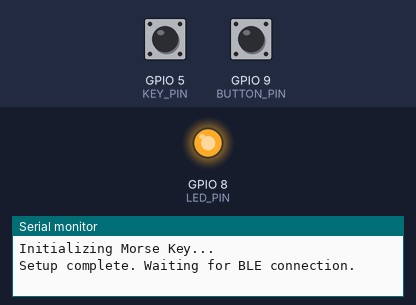
Recording of a program running on a simulated ESP32-C3. On the bench: output pins drawn as LEDs (lit = HIGH), the last lines printed to the serial monitor. The test bench sets the inputs (shaded band); at power-on: GPIO 9 (BUTTON_PIN) HIGH, GPIO 5 (KEY_PIN) HIGH. USB keyboard and mouse output is not drawn.

Above: at 3.7 s.
3.8 s: GPIO 9 (BUTTON_PIN) pulled LOW for 0.15 s
At 4.7 s:
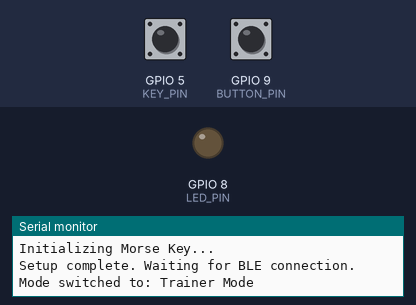
7.9 s: GPIO 9 (BUTTON_PIN) pulled LOW for 1 s
At 9.0 s:
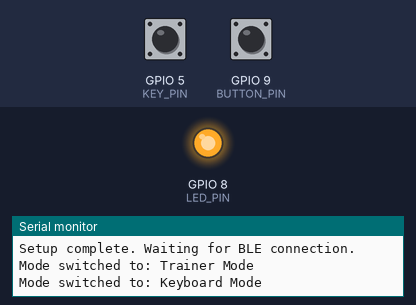
10.4 s: GPIO 9 (BUTTON_PIN) pulled LOW for 3.2 s
At 10.9 s:
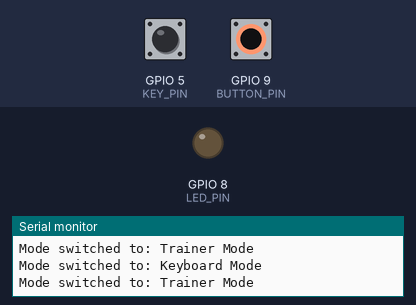
Timing chart, 0 to 13.4 s (numbered marks = the images above; inputs shaded):
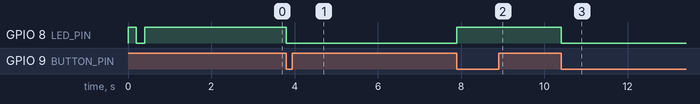

The program:

main.cpp
```cpp
#include <Arduino.h>
#include <BleKeyboard.h>

// Pin Definitions
#define KEY_PIN 5
#define BUTTON_PIN 9
#define LED_PIN 8 // LED1 on Olimex ESP32-C3-DevKit-Lipo is GPIO 8

// Timing Constants (based on GEMINI.md and standard Morse)
#define UNIT_MS 80
#define DIT_MAX_MS (UNIT_MS * 2) // 160ms - threshold between dit and dah
#define LETTER_TIMEOUT_MS (UNIT_MS * 6) // 480ms - end of character (standard 3, but 6 is more relaxed)
#define WORD_TIMEOUT_MS (UNIT_MS * 14) // 1120ms - spacebar timeout (extended to 14 units for easier typing)

BleKeyboard bleKeyboard("Morse Key", "Morse Project", 100);

// State
bool isKeyboardMode = true; // default
bool lastKeyState = HIGH;
bool lastButtonState = HIGH;

// Timing State
unsigned long keyDownTime = 0;
unsigned long keyUpTime = 0;
String currentSymbol = "";
bool wordSpaceSent = true;

// Morse translation table
struct MorseChar {
  const char* morse;
  char character;
};

const MorseChar morseTable[] = {
  {".-", 'a'}, {"-...", 'b'}, {"-.-.", 'c'}, {"-..", 'd'}, {".", 'e'},
  {"..-.", 'f'}, {"--.", 'g'}, {"....", 'h'}, {"..", 'i'}, {".---", 'j'},
  {"-.-", 'k'}, {".-..", 'l'}, {"--", 'm'}, {"-.", 'n'}, {"---", 'o'},
  {".--.", 'p'}, {"--.-", 'q'}, {".-.", 'r'}, {"...", 's'}, {"-", 't'},
  {"..-", 'u'}, {"...-", 'v'}, {".--", 'w'}, {"-..-", 'x'}, {"-.--", 'y'},
  {"--..", 'z'}, {".----", '1'}, {"..---", '2'}, {"...--", '3'},
  {"....-", '4'}, {".....", '5'}, {"-....", '6'}, {"--...", '7'},
  {"---..", '8'}, {"----.", '9'}, {"-----", '0'},
  // Punctuation could be added here
};

const int morseTableSize = sizeof(morseTable) / sizeof(morseTable[0]);

char translateMorse(const String& symbol) {
  for (int i = 0; i < morseTableSize; i++) {
    if (symbol == morseTable[i].morse) {
      return morseTable[i].character;
    }
  }
  return 0; // Return 0 if not found
}

// cppcheck-suppress unusedFunction
void setup() {
  Serial.begin(115200);

  // Wait up to 2s for Serial to be ready
  while (!Serial && millis() < 2000) {
    delay(10);
  }

  Serial.println("Initializing Morse Key...");

  pinMode(KEY_PIN, INPUT_PULLUP);
  pinMode(BUTTON_PIN, INPUT_PULLUP);
  pinMode(LED_PIN, OUTPUT);

  // Blink to confirm LED1 is working
  digitalWrite(LED_PIN, HIGH);
  delay(200);
  digitalWrite(LED_PIN, LOW);
  delay(200);

  digitalWrite(LED_PIN, isKeyboardMode ? HIGH : LOW);

  bleKeyboard.begin();

  Serial.println("Setup complete. Waiting for BLE connection.");
}

// cppcheck-suppress unusedFunction
void loop() {
  unsigned long now = millis();

  // -- Button Handling (Mode Toggle) --
  bool currentButtonState = digitalRead(BUTTON_PIN);
  if (currentButtonState != lastButtonState) {
    if (currentButtonState == LOW) { // Button Pressed
      isKeyboardMode = !isKeyboardMode;
      digitalWrite(LED_PIN, isKeyboardMode ? HIGH : LOW);
      Serial.print("Mode switched to: ");
      Serial.println(isKeyboardMode ? "Keyboard Mode" : "Trainer Mode");

      // Reset state on mode switch
      currentSymbol = "";
      wordSpaceSent = true;
      if (!isKeyboardMode && lastKeyState == LOW) {
        // If key was held down while switching to trainer, press space
        bleKeyboard.press(' ');
      } else if (isKeyboardMode) {
        // Release space if we switched to keyboard mode
        bleKeyboard.release(' ');
      }
    }
    lastButtonState = currentButtonState;
    delay(50); // Debounce button
  }

  // -- Key Handling --
  bool currentKeyState = digitalRead(KEY_PIN);

  if (currentKeyState != lastKeyState) {
    if (currentKeyState == LOW) { // Key Pressed (Active Low)
      keyDownTime = now;

      if (!isKeyboardMode) {
        Serial.println("Trainer Mode: Key Pressed -> Space");
        bleKeyboard.press(' ');
      }
    } else { // Key Released
      keyUpTime = now;
      unsigned long duration = keyUpTime - keyDownTime;

      if (!isKeyboardMode) {
        Serial.println("Trainer Mode: Key Released");
        bleKeyboard.release(' ');
      } else {
        // Keyboard mode logic
        if (duration < DIT_MAX_MS) {
          currentSymbol += ".";
          Serial.print(".");
        } else {
          currentSymbol += "-";
          Serial.print("-");
        }
        wordSpaceSent = false;
      }
    }
    lastKeyState = currentKeyState;
    delay(15); // Debounce key
  }

  // -- Keyboard Mode Idle Handling --
  if (isKeyboardMode && currentKeyState == HIGH) {
    // Character timeout
    if (currentSymbol.length() > 0 && (now - keyUpTime) > LETTER_TIMEOUT_MS) {
      char c = translateMorse(currentSymbol);
      if (c != 0) {
        Serial.print(" -> ");
        Serial.println(c);
        if (bleKeyboard.isConnected()) {
          bleKeyboard.print(String(c));
        }
      } else {
        Serial.println(" -> ? (Unknown symbol)");
      }
      currentSymbol = "";
    }

    // Word space timeout
    if (!wordSpaceSent && currentSymbol.length() == 0 && (now - keyUpTime) > WORD_TIMEOUT_MS) {
      Serial.println(" -> [SPACE]");
      if (bleKeyboard.isConnected()) {
        bleKeyboard.print(" ");
      }
      wordSpaceSent = true;
    }
  }

  // Small yield to allow BLE stack to process events
  delay(1);
}
```

Measured:
- after the input at 3.8 s, GPIO 8 (LED_PIN): HIGH → LOW at once
- after the input at 7.9 s, GPIO 8 (LED_PIN): LOW → HIGH at once
- after the input at 10.4 s, GPIO 8 (LED_PIN): HIGH → LOW at once
